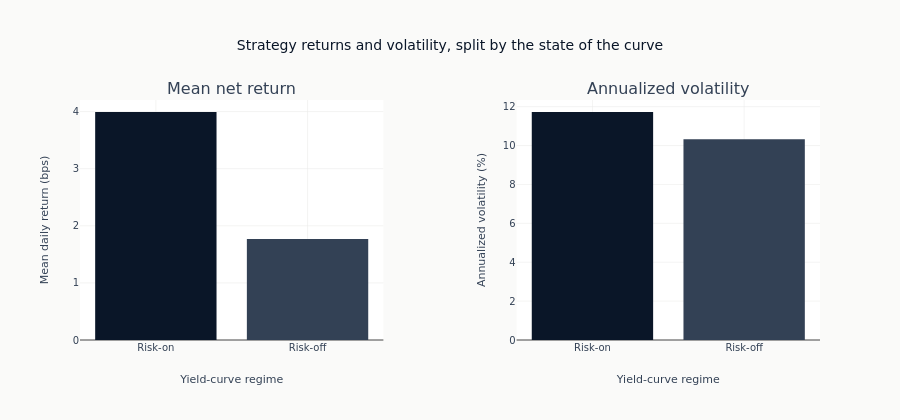

This figure's notebook cell:
### Code cell
fig = make_subplots(
    rows=1,
    cols=2,
    horizontal_spacing=0.18,
    subplot_titles=["Mean net return", "Annualized volatility"],
)
fig.add_trace(
    go.Bar(
        x=regime_metrics["regime"],
        y=regime_metrics["mean_daily_return_bps"],
        marker_color=[COLORS["blue"], COLORS["neutral"]],
        showlegend=False,
    ),
    row=1,
    col=1,
)
fig.add_trace(
    go.Bar(
        x=regime_metrics["regime"],
        y=regime_metrics["annualized_volatility_pct"],
        marker_color=[COLORS["blue"], COLORS["neutral"]],
        showlegend=False,
    ),
    row=1,
    col=2,
)
fig.update_layout(
    title="Strategy returns and volatility, split by the state of the curve",
    height=420,
)
fig.update_yaxes(title_text="Mean daily return (bps)", row=1, col=1)
fig.update_yaxes(title_text="Annualized volatility (%)", row=1, col=2)
fig.update_xaxes(title_text="Yield-curve regime", row=1, col=1)
fig.update_xaxes(title_text="Yield-curve regime", row=1, col=2)
show_plotly_with_alt(
    fig,
    (
        "Two bar panels splitting the momentum rule's realized daily returns by the state of "
        "the yield curve on the same session. The left panel is mean daily return in basis "
        "points, the right annualized volatility in percent, and the horizontal axis of both "
        "is the curve regime. Drawn as two panels because a regime split asks two separate "
        "questions: whether the state changes what the rule earns, and whether it changes how "
        "much the rule moves."
    ),
)

### Figure 1 — Plotly figure (JSON) as saved in the notebook; plotly's stock layout.template omitted (floating-point values rounded to 4 significant figures)
{"data": [{"marker": {"color": ["#0a1628", "#334155"]}, "showlegend": false, "type": "bar", "x": ["Risk-on", "Risk-off"], "xaxis": "x", "y": [3.992, 1.77], "yaxis": "y"}, {"marker": {"color": ["#0a1628", "#334155"]}, "showlegend": false, "type": "bar", "x": ["Risk-on", "Risk-off"], "xaxis": "x2", "y": [11.73, 10.33], "yaxis": "y2"}], "layout": {"annotations": [{"font": {"size": 16}, "showarrow": false, "text": "Mean net return", "x": 0.205, "xanchor": "center", "xref": "paper", "y": 1.0, "yanchor": "bottom", "yref": "paper"}, {"font": {"size": 16}, "showarrow": false, "text": "Annualized volatility", "x": 0.795, "xanchor": "center", "xref": "paper", "y": 1.0, "yanchor": "bottom", "yref": "paper"}], "height": 420, "title": {"text": "Strategy returns and volatility, split by the state of the curve"}, "xaxis": {"anchor": "y", "domain": [0.0, 0.41], "title": {"text": "Yield-curve regime"}}, "xaxis2": {"anchor": "y2", "domain": [0.59, 1.0], "title": {"text": "Yield-curve regime"}}, "yaxis": {"anchor": "x", "domain": [0.0, 1.0], "title": {"text": "Mean daily return (bps)"}}, "yaxis2": {"anchor": "x2", "domain": [0.0, 1.0], "title": {"text": "Annualized volatility (%)"}}}}
